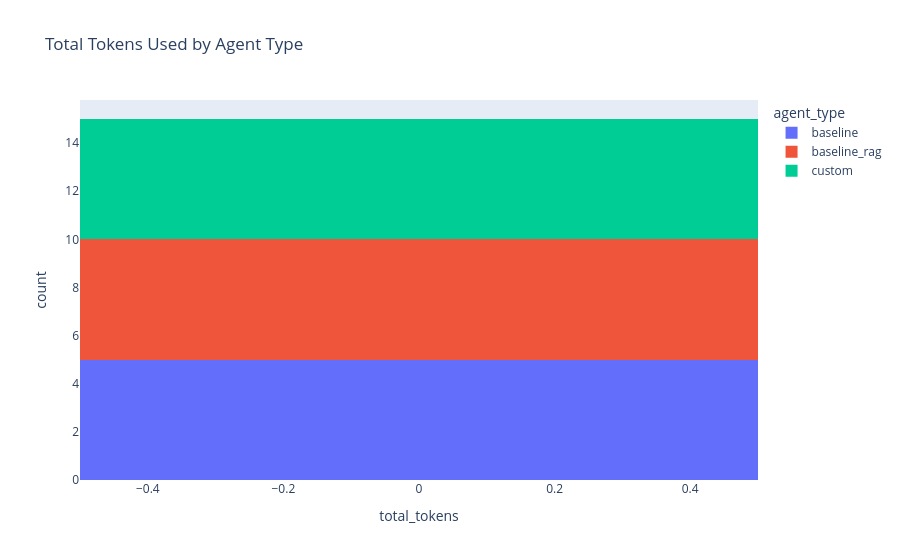

The code cell stored with this chart in its notebook:
### Code cell
px.histogram(data_frame=df_resource, x="total_tokens", color="agent_type", nbins=20, title="Total Tokens Used by Agent Type")

### Figure 1 — Plotly figure (JSON) as saved in the notebook; plotly's stock layout.template omitted (floating-point values rounded to 4 significant figures)
{"data": [{"bingroup": "x", "hovertemplate": "agent_type=baseline<br>total_tokens=%{x}<br>count=%{y}<extra></extra>", "legendgroup": "baseline", "marker": {"color": "#636efa", "pattern": {"shape": ""}}, "name": "baseline", "nbinsx": 20, "orientation": "v", "showlegend": true, "type": "histogram", "x": [0, 0, 0, 0, 0], "xaxis": "x", "yaxis": "y"}, {"bingroup": "x", "hovertemplate": "agent_type=baseline_rag<br>total_tokens=%{x}<br>count=%{y}<extra></extra>", "legendgroup": "baseline_rag", "marker": {"color": "#EF553B", "pattern": {"shape": ""}}, "name": "baseline_rag", "nbinsx": 20, "orientation": "v", "showlegend": true, "type": "histogram", "x": [0, 0, 0, 0, 0], "xaxis": "x", "yaxis": "y"}, {"bingroup": "x", "hovertemplate": "agent_type=custom<br>total_tokens=%{x}<br>count=%{y}<extra></extra>", "legendgroup": "custom", "marker": {"color": "#00cc96", "pattern": {"shape": ""}}, "name": "custom", "nbinsx": 20, "orientation": "v", "showlegend": true, "type": "histogram", "x": [0, 0, 0, 0, 0], "xaxis": "x", "yaxis": "y"}], "layout": {"barmode": "relative", "legend": {"title": {"text": "agent_type"}, "tracegroupgap": 0}, "title": {"text": "Total Tokens Used by Agent Type"}, "xaxis": {"anchor": "y", "domain": [0, 1], "title": {"text": "total_tokens"}}, "yaxis": {"anchor": "x", "domain": [0, 1], "title": {"text": "count"}}}}
